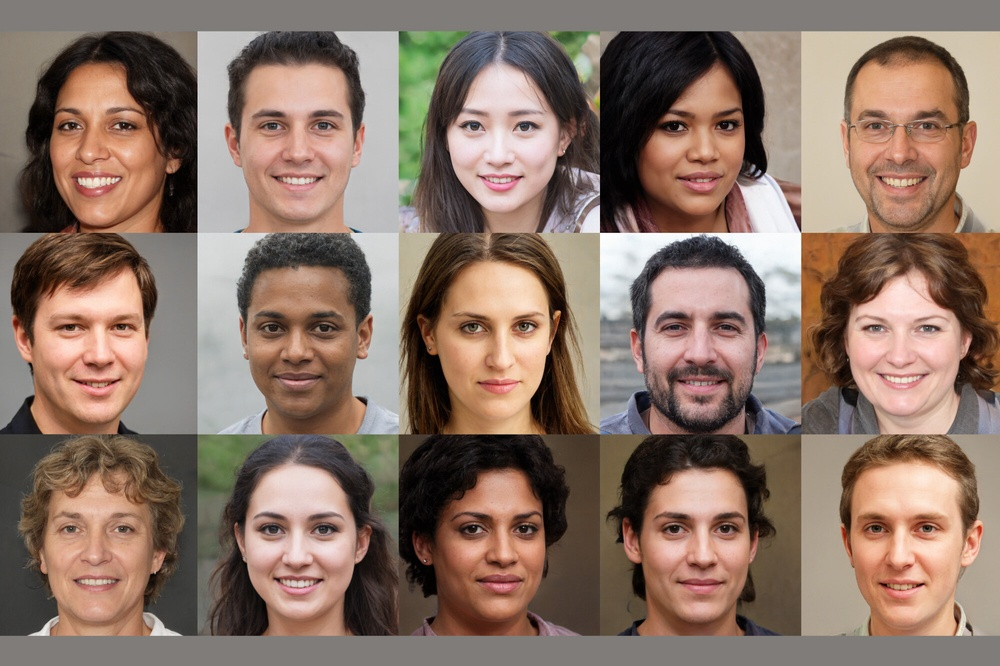
#> input picture images/face.jpg, 1000 x 666 px, shrunk from 2000 x 1331 before the run
$ python test_test.py   (older library calls are emulated)
#> lines starting #> are read from the running program, lines starting #| are printed output that depends on the picture; after the words box and inside, x2 and y2 are one past the last pixel; in counts of white or black regions, pixels touching at a corner belong together
import cv2
import numpy as np

def apply_LoG_filter(image_path, kernel_size=(5, 5), ddepth=cv2.CV_64F):
    # Load the image in grayscale
#> called with image_path = 'images/face.jpg', kernel_size = (5, 5), ddepth = 6
    img = cv2.imread(image_path, cv2.IMREAD_GRAYSCALE)
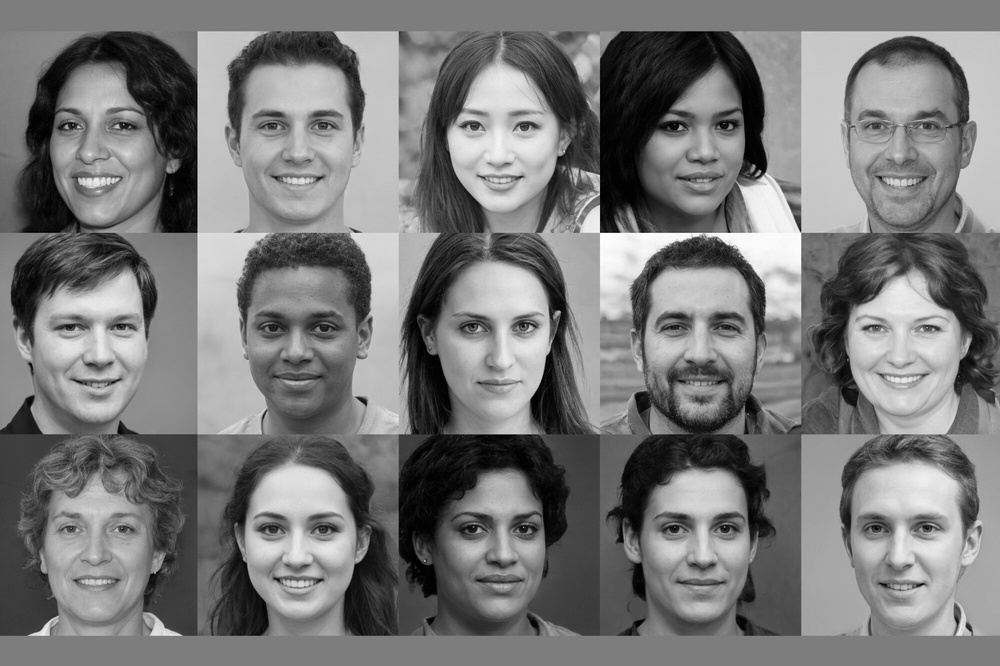
#> img: shape (666, 1000); min 0, max 255, mean 121.1

    # Apply Gaussian blur
    img_blurred = cv2.GaussianBlur(img, kernel_size, 0)

    # Apply Laplacian of Gaussian (LoG) operator
    laplacian = cv2.Laplacian(img_blurred, ddepth, ksize=kernel_size[1])
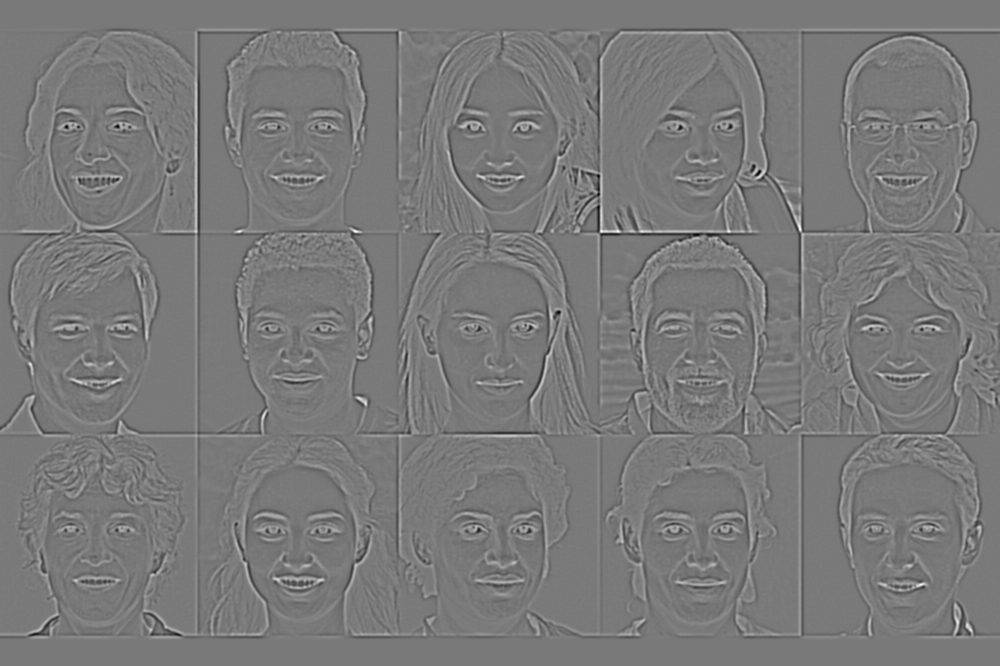
#> laplacian: shape (666, 1000) float64; min -2622, max 2866, mean 0; drawn with min black and max white

    return laplacian

if __name__ == "__main__":
    # Set the image file path
    image_path = 'images/face.jpg'

    # Define the parameters for LoG filter
    kernel_size = (5, 5)  # Gaussian blur kernel size, should be an odd integer tuple (e.g., (3, 3), (5, 5), etc.)
    ddepth = cv2.CV_64F   # Output image depth, use cv2.CV_64F for float64 or cv2.CV_8U for uint8

    # Apply LoG filter to the image
    filtered_image = apply_LoG_filter(image_path, kernel_size=kernel_size, ddepth=ddepth)

    # Display the original image and the filtered result
    cv2.imshow('Original Image', cv2.imread(image_path))
    cv2.imshow('LoG Filtered Image', filtered_image)
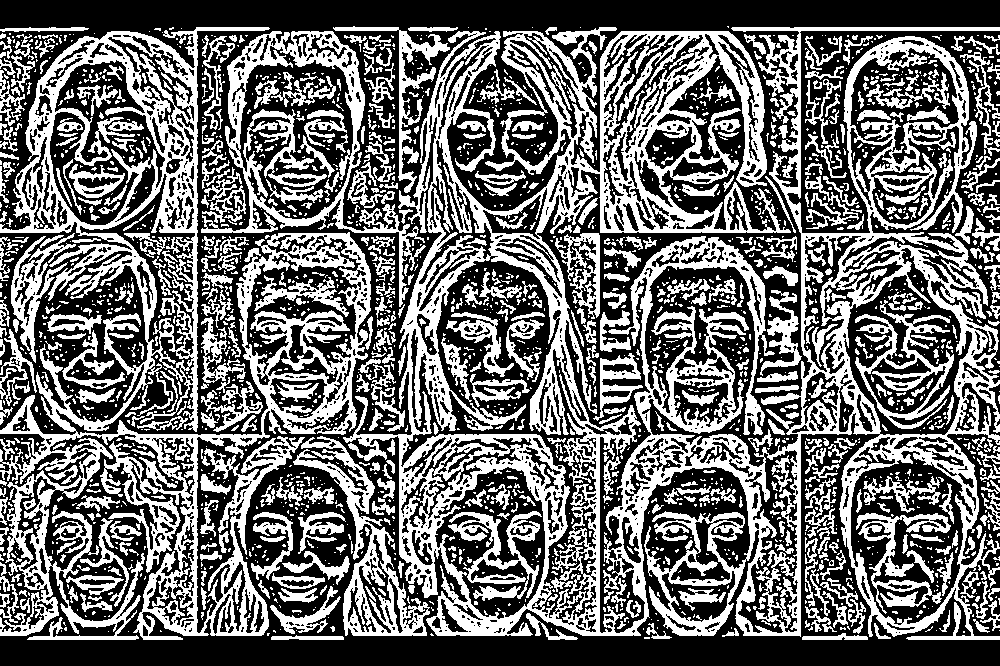
#> window 'LoG Filtered Image': shape (666, 1000); 42.1% white; 2235 white regions (1624 under 20 px), largest, box (x1, y1, x2, y2) and area: (343, 27, 1000, 640) 113587, (0, 27, 371, 640) 54869, (201, 31, 426, 307) 9880
    cv2.waitKey(0)
    cv2.destroyAllWindows()

$ run again, with images/ape.JPG copied over images/face.jpg
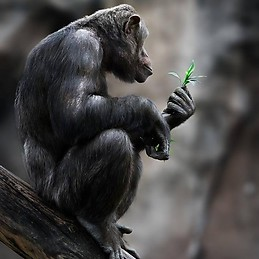
#> input picture images/ape.JPG, 259 x 259 px
#> in apply_LoG_filter, `laplacian = cv2.Laplacian(img_blurred, ddepth, ksize=kernel_size[1])`:
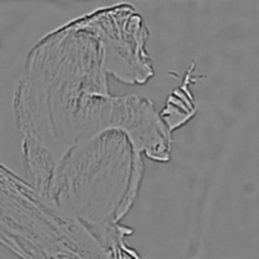
#> laplacian: shape (259, 259) float64; min -3060, max 2996, mean 0; drawn with min black and max white
#> `cv2.imshow('LoG Filtered Image', filtered_image)`:
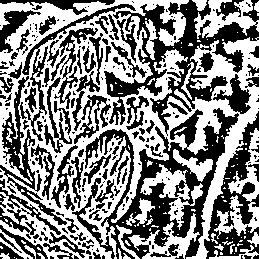
#> window 'LoG Filtered Image': shape (259, 259); 52.5% white; 265 black regions (176 under 20 px), largest, box (x1, y1, x2, y2) and area: (85, 108, 239, 259) 7072, (104, 0, 259, 136) 6020, (204, 111, 259, 259) 2897

$ run again, with images/band.jpg copied over images/face.jpg
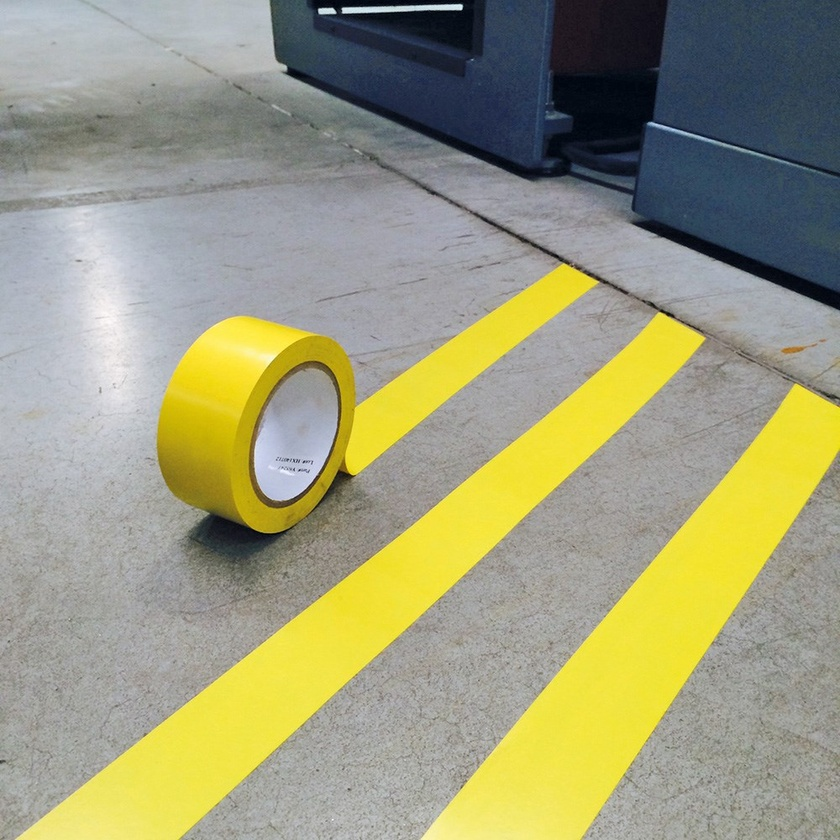
#> input picture images/band.jpg, 840 x 840 px, shrunk from 1000 x 1000 before the run
#> in apply_LoG_filter, `laplacian = cv2.Laplacian(img_blurred, ddepth, ksize=kernel_size[1])`:
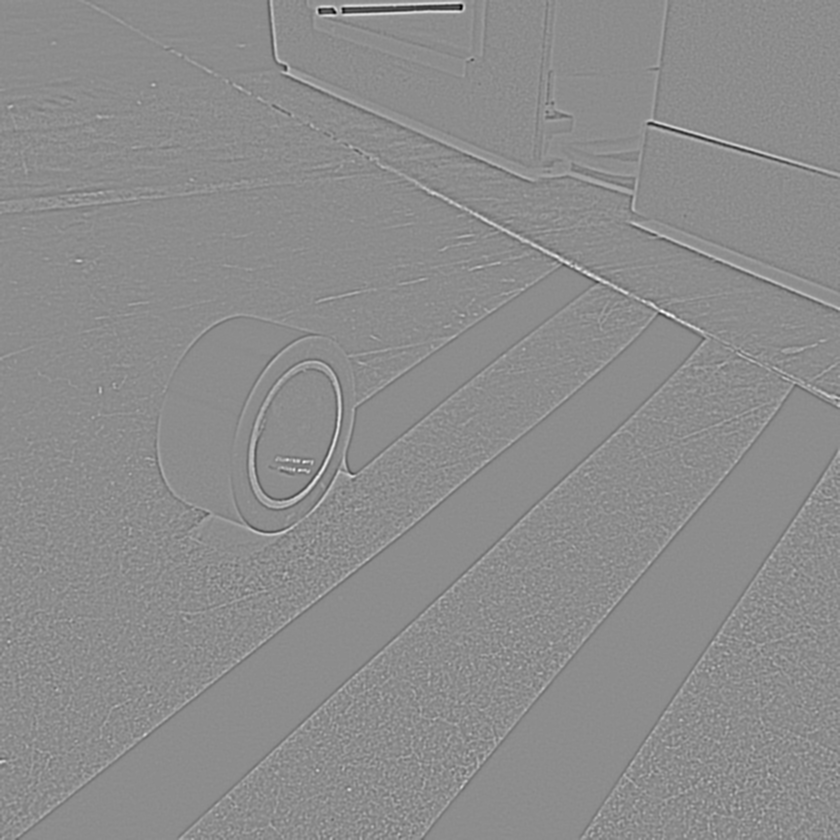
#> laplacian: shape (840, 840) float64; min -2942, max 2386, mean 0; drawn with min black and max white
#> `cv2.imshow('LoG Filtered Image', filtered_image)`:
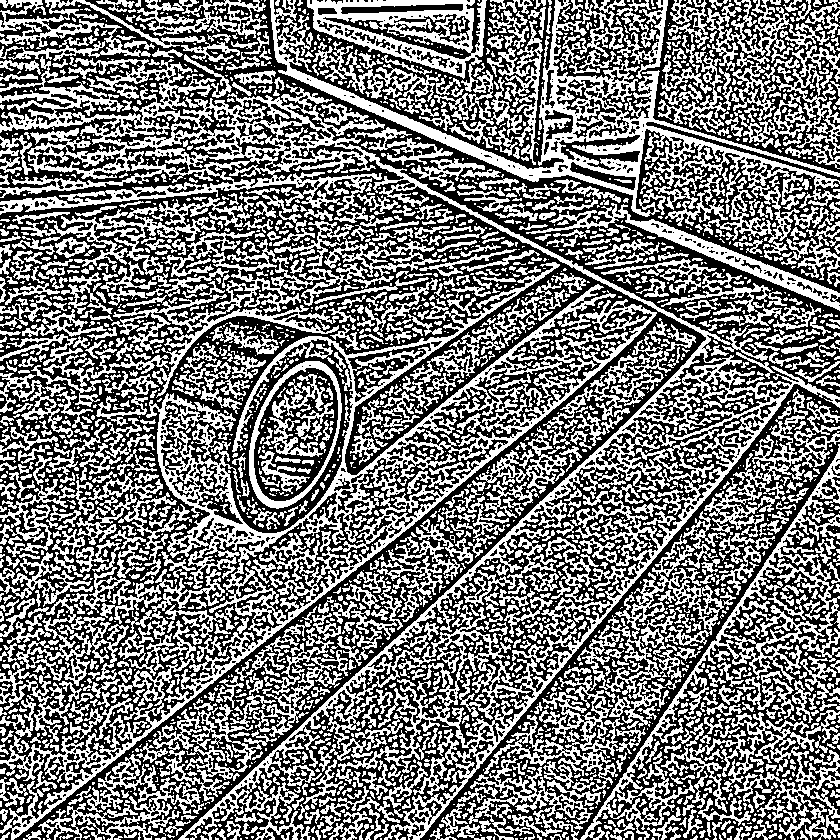
#> window 'LoG Filtered Image': shape (840, 840); 47.1% white; 2951 white regions (1806 under 20 px), largest, box (x1, y1, x2, y2) and area: (0, 56, 840, 840) 54355, (0, 262, 657, 840) 33529, (270, 0, 840, 260) 19289

$ run again, with images/cat.jpg copied over images/face.jpg
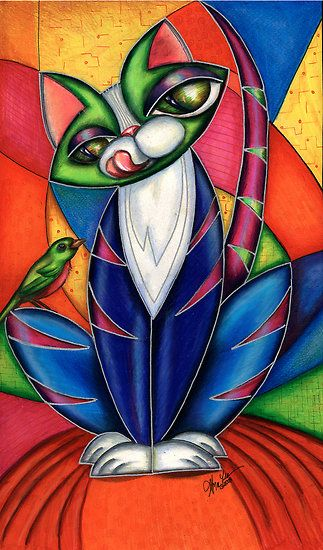
#> input picture images/cat.jpg, 323 x 550 px
#> in apply_LoG_filter, `laplacian = cv2.Laplacian(img_blurred, ddepth, ksize=kernel_size[1])`:
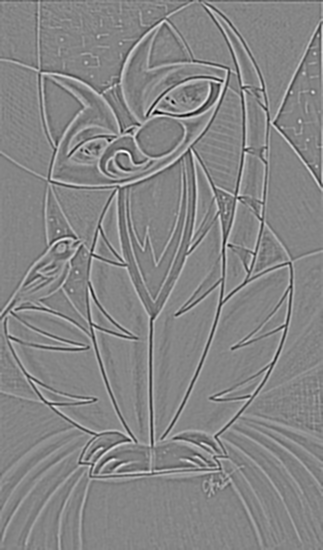
#> laplacian: shape (550, 323) float64; min -3408, max 3094, mean 0.2; drawn with min black and max white
#> `cv2.imshow('LoG Filtered Image', filtered_image)`:
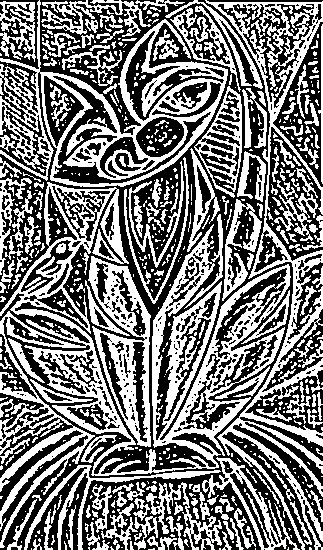
#> window 'LoG Filtered Image': shape (550, 323); 47.2% white; 648 white regions (447 under 20 px), largest, box (x1, y1, x2, y2) and area: (0, 182, 291, 548) 22952, (0, 0, 228, 187) 10477, (205, 0, 323, 550) 9970
